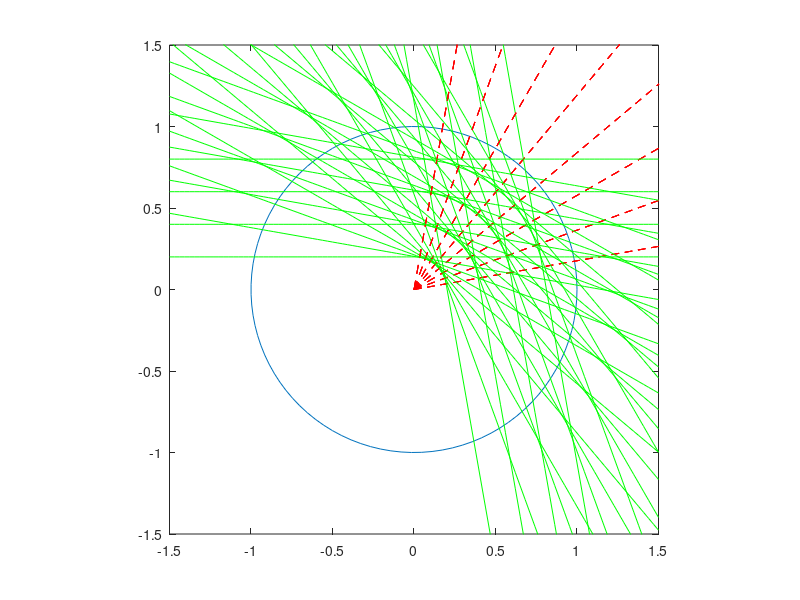

The MATLAB source for this figure:
function graph_demo()
    
    p=linspace(0,1,6);
    theta=linspace(0,pi/2,10);
    x=linspace(-1.5,1.5);
    k=linspace(0,2);
    
    
    r=1;
    t=linspace(0,2*pi);
    plot(r*cos(t),r*sin(t))
    hold on
    axis equal
    
    for ii=2:10
        for jj=2:5
            xp=p(jj)*cos(theta(ii));
            yp=p(jj)*sin(theta(ii));
            c=xp^2+yp^2;
            q=-yp*xp+xp*yp;
            plot(x,f(x),'g')
            hold on
            plot(k,g(k),'--r')
            hold on
            
            
        end
    end
    axis([-1.5 1.5 -1.5 1.5])
    
    function y=f(x)
        y=c/yp-xp/yp*x;
    end
    
    function y=g(x)
        y=q/xp+yp/xp*x;
    end


end